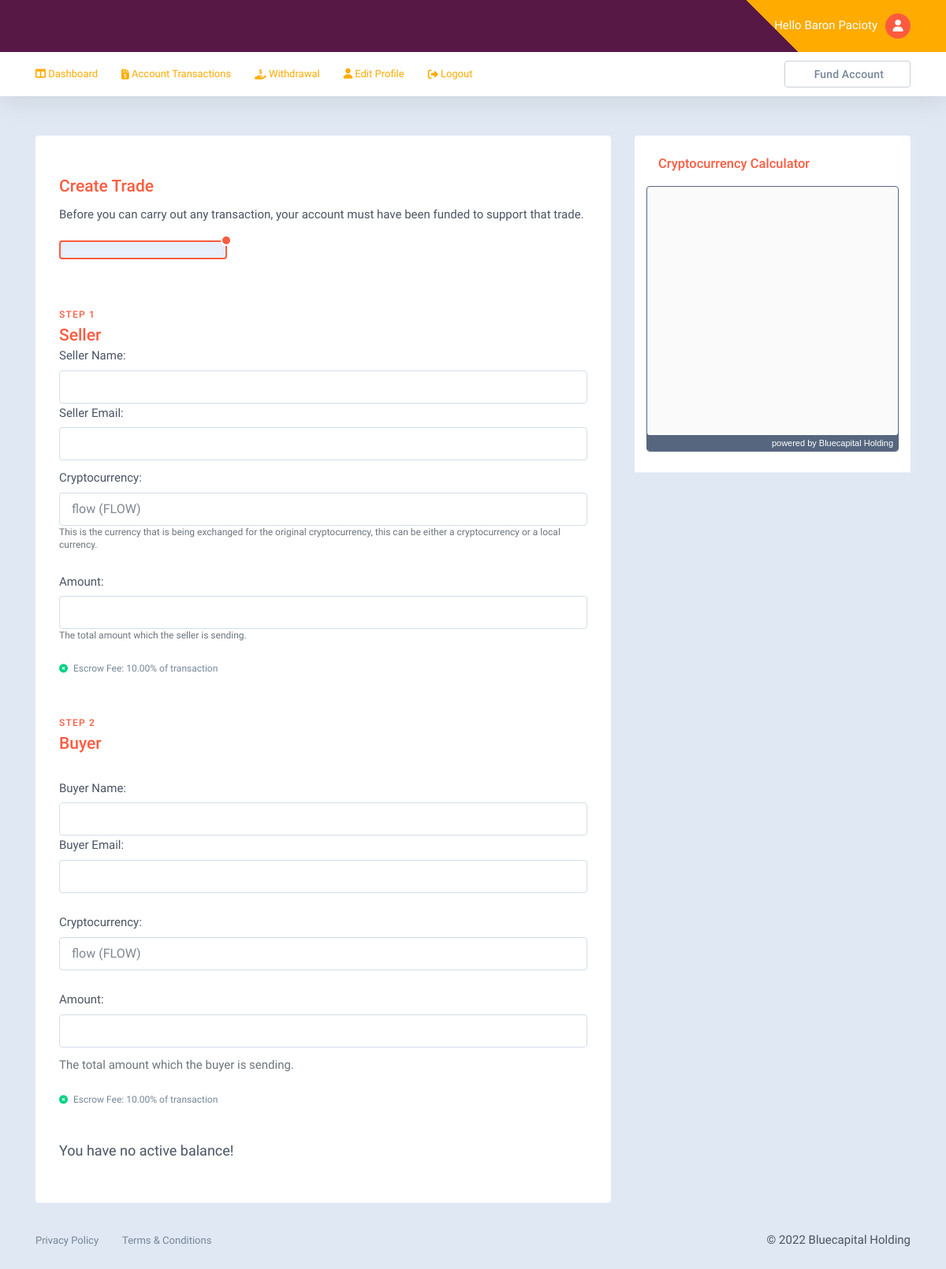
/user/create-trade.php (signed in), run on an earlier commit of the app's database.
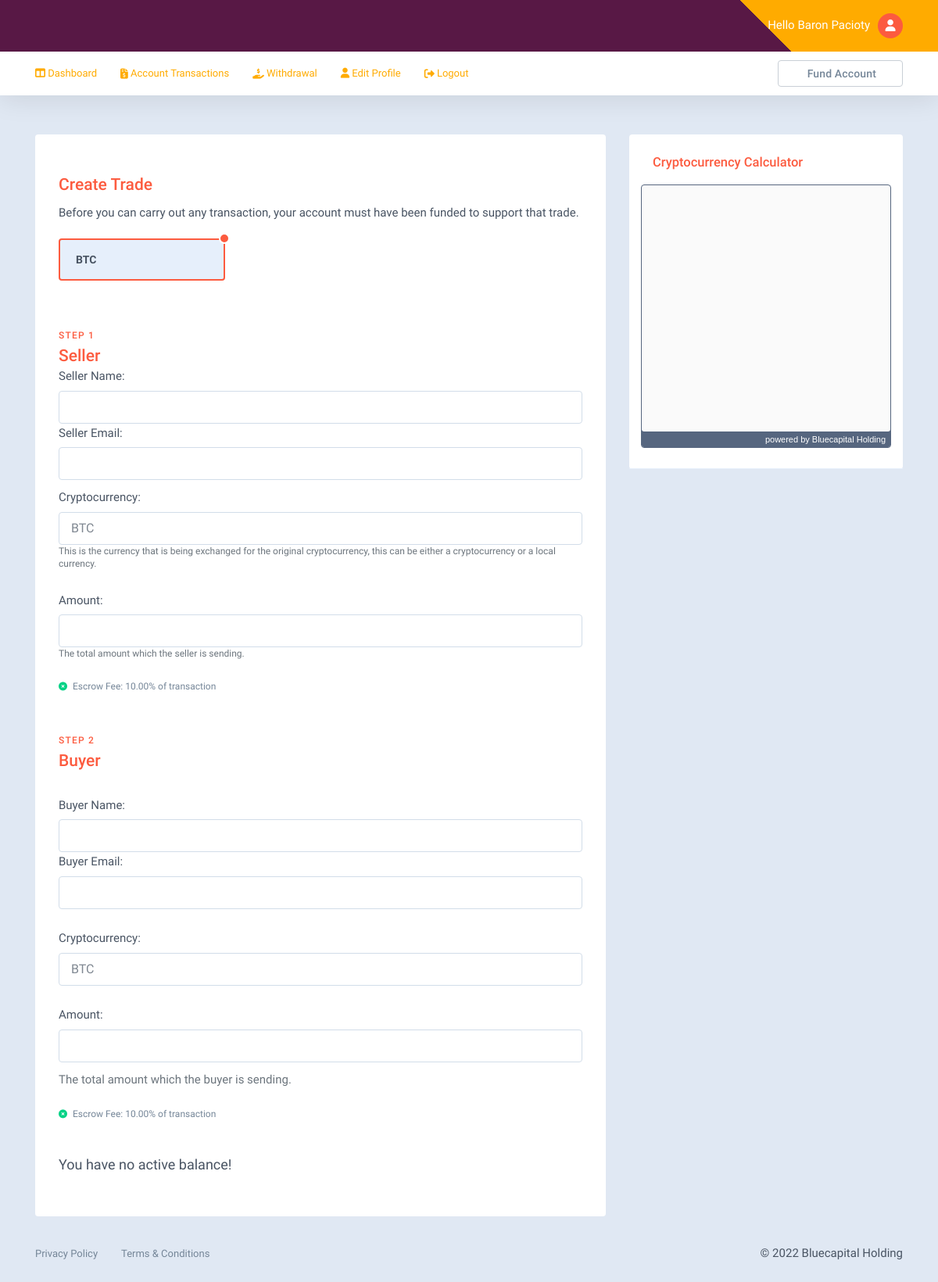
And on a later commit of the database.
### tables this page shows
CREATE TABLE `profit` (
  `id_no` int(3) NOT NULL,
  `user_email` varchar(255) DEFAULT NULL,
  `ptxn` varchar(255) DEFAULT NULL,
  `currency` varchar(255) DEFAULT NULL,
  `amount` varchar(255) DEFAULT NULL,
  `date_approved` datetime DEFAULT current_timestamp()
);

### user/config.php (called while the page is built, shortened)
<?php
$con = new mysqli(SERVER,USER,PASS,DB);
if(isset($_SESSION['email']) && $_SESSION['email']!==null){
$sql_addresses = "SELECT * FROM `addresses`";
$sql_addresses_exec = $con->query($sql_addresses);
$sql_profit = "SELECT * FROM `profit`";
$sql_profit_exec = $con->query($sql_profit);
foreach($sql_profit_exec as $profit_info){extract($profit_info);}
}
?>

### user/function.php (called while the page is built, shortened)
<?php
require_once('config.php');
?>

### user/create-trade.php (the view, shortened to what the changed rows need)
<?php
include('function.php');
?>
<?php include('header.php'); ?>
<body class="page-user">
  <div>
    <div class="page-content">
      <div class="container">
        <div class="row">
          <div class="main-content col-lg-8">
                        <div class="content-area card">
              <form action="<?= htmlentities($_SERVER['PHP_SELF']);?>" method="post" accept-charset="utf-8">
                 <br>
                <div class="card-innr">
                  <div class="card-head">
                    <h4 class="card-title">Create Trade</h4>
                  </div>
                  <div class="card-text">
                    <p>
                    </p>
                  </div>
                  <div class="token-currency-choose">
                    <div class="row guttar-15px">
                                              <div class="col-md-4">
                          <div class="pay-option">
                            <label class="pay-option-label" for="payMATIC">
                              <span class="pay-title">
                                <span class="pay-cur"><?php if(isset($currency) && $currency==='BTC'){echo $currency;} ?></span>
                              </span>
                            </label>
                          </div>
                        </div>
                                          </div>
                  </div>
                  <br />
                  <div class="card-head">
                    <span class="card-sub-title text-primary font-mid">Step 1</span>
                    <h4 class="card-title">Seller</h4>
                    <label>Seller Name:</label><br> <span><input type="text" name="seller_name" class="input-bordered"></span>
                    <br>
                    <label>Seller Email:</label><br> <span><input type="email" name="seller_email" class="input-bordered"></span>
                    <br>
                </div>
                   <label>Cryptocurrency:</label><br><select name="currency_1" required class="input-bordered ">
                    <?php foreach($sql_addresses_exec as $addresses_info){extract($addresses_info);?><option value="<?= $addresses_info['wallets'];?>"><?= $addresses_info['wallets'];?></option><?php }?>
                  </select>
                  <div class="note note-plane text-muted note-sm  pl-0">
                    <p class="text-muted">
                    </p>
                  </div>
                  <br>
                   <label>Amount:</label><br>
                    <input value="" type="text" class="input-bordered " name="seller_amount" required>
                    <div class="note note-plane text-muted note-sm  pl-0">
                      <p class="text-muted">The total amount which the seller is sending.</p>
                    </div><br>
                     <div class="token-calc-note note note-plane">
                      <em class="fas fa-times-circle text-success"></em>
                      <span class="note-text text-light">
                      </span>
                    </div>
                  <br /> <br />
                  <div class="card-head">
                    <span class="card-sub-title text-primary font-mid">Step 2</span>
                    <h4 class="card-title">Buyer</h4>
                  </div>
                  <div class="token-contribute">
                      <p><label>Buyer Name:</label><br> <span><input type="text" name="buyer_name" class="input-bordered"></span>
                        <br>
                    <label>Buyer Email:</label><br> <span><input type="email" name="buyer_email" class="input-bordered"></span>
                    <br><br>
                     <label>Cryptocurrency:</label><br><select name="currency_2" required class="input-bordered">
                     <?php foreach($sql_addresses_exec as $addresses_info){extract($addresses_info);?><option value="<?= $addresses_info['wallets']?>"><?= $addresses_info['wallets']?></option><?php }?> </select>
                    <br><br>
                    <label>Amount:</label><br><input value="" type="text" class="input-bordered" name="buyer_amount" required>
                    <div class="note note-plane text-muted note-sm  pl-0">
                      <span class="text-muted">The total amount which the buyer is sending.</span>
                    </div>
                    <br>
                    <div class="token-calc-note note note-plane">
                      <em class="fas fa-times-circle text-success"></em>
                      <span class="note-text text-light">
                      </span>
                    </div>
                  </div>
                  <div class="pay-buttons">
                    <div class="pay-button">
                    </div>
                  </div>
                </div>
              </form>
            </div>
          </div>
        </div>
      </div>
    </div>
  </div>
    </body>
    </html>

What changed in the data, as far as the page shows it:
added profit: currency "BTC"
Also different on the page:
form field currency_1: "flow (FLOW)" → "BTC"
form field currency_2: "flow (FLOW)" → "BTC"
